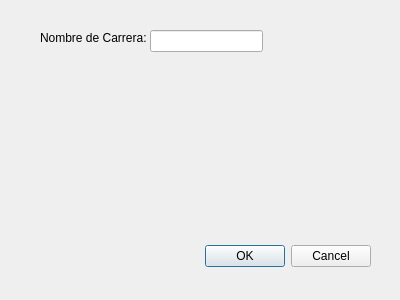
<?xml version="1.0" encoding="UTF-8"?>
<ui version="4.0">
 <class>Dialog</class>
 <widget class="QDialog" name="Dialog">
  <property name="geometry">
   <rect>
    <x>0</x>
    <y>0</y>
    <width>400</width>
    <height>300</height>
   </rect>
  </property>
  <property name="windowTitle">
   <string>Consulatr Detalles de Carrera</string>
  </property>
  <widget class="QDialogButtonBox" name="buttonBox">
   <property name="geometry">
    <rect>
     <x>30</x>
     <y>240</y>
     <width>341</width>
     <height>32</height>
    </rect>
   </property>
   <property name="orientation">
    <enum>Qt::Horizontal</enum>
   </property>
   <property name="standardButtons">
    <set>QDialogButtonBox::Cancel|QDialogButtonBox::Ok</set>
   </property>
  </widget>
  <widget class="QLineEdit" name="lineEdit">
   <property name="geometry">
    <rect>
     <x>150</x>
     <y>30</y>
     <width>113</width>
     <height>22</height>
    </rect>
   </property>
  </widget>
  <widget class="QLabel" name="label">
   <property name="geometry">
    <rect>
     <x>40</x>
     <y>30</y>
     <width>111</width>
     <height>16</height>
    </rect>
   </property>
   <property name="text">
    <string>Nombre de Carrera:</string>
   </property>
  </widget>
 </widget>
 <resources/>
 <connections>
  <connection>
   <sender>buttonBox</sender>
   <signal>accepted()</signal>
   <receiver>Dialog</receiver>
   <slot>accept()</slot>
   <hints>
    <hint type="sourcelabel">
     <x>248</x>
     <y>254</y>
    </hint>
    <hint type="destinationlabel">
     <x>157</x>
     <y>274</y>
    </hint>
   </hints>
  </connection>
  <connection>
   <sender>buttonBox</sender>
   <signal>rejected()</signal>
   <receiver>Dialog</receiver>
   <slot>reject()</slot>
   <hints>
    <hint type="sourcelabel">
     <x>316</x>
     <y>260</y>
    </hint>
    <hint type="destinationlabel">
     <x>286</x>
     <y>274</y>
    </hint>
   </hints>
  </connection>
 </connections>
</ui>
